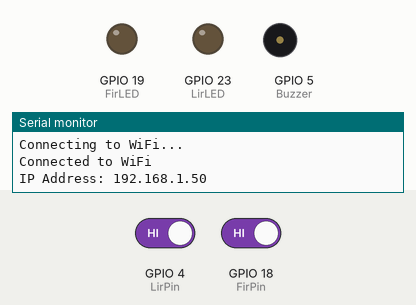
Recording of a sketch running on a simulated ESP32. Parts: output pins drawn as LEDs (lit = HIGH), buzzer (waves = sounding, pin HIGH), the last lines printed to the serial monitor. The inputs (shaded band) are chosen by the test bench; at power-on: GPIO 18 (FirPin) HIGH, GPIO 4 (LirPin) HIGH. WiFi joins after 1.5 s; servers stay silent unless stated; uploads are accepted with an empty reply.

Above: at 3.2 s.
3.3 s: GPIO 18 (FirPin) driven LOW
At 4.0 s:
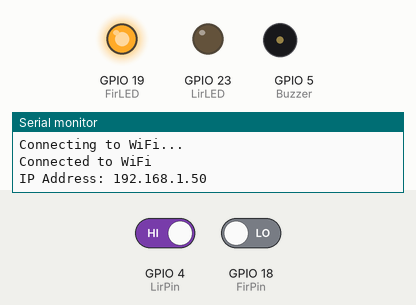
4.8 s: GPIO 4 (LirPin) driven LOW
At 5.1 s:
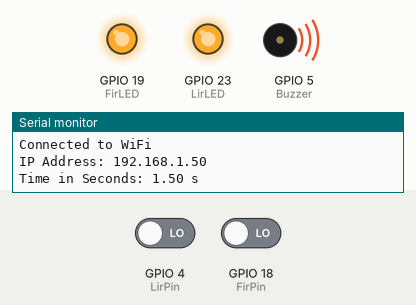
Timing chart, 0 to 7.8 s (numbered marks = the images above; inputs shaded):
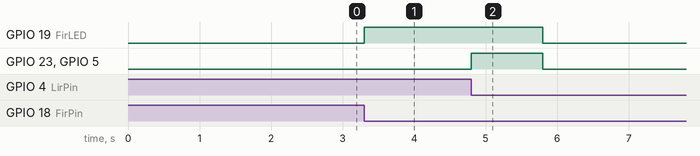

Measured:
- after the input at 3.3 s, GPIO 19 (FirLED): LOW → HIGH at once
- after the input at 4.8 s, GPIO 19 (FirLED): HIGH → LOW after 1.0 s; GPIO 23 (LirLED), GPIO 5 (Buzzer): LOW → HIGH at once, → LOW 1.0 s later

The sketch:

EspFreeFall.ino
```cpp
#include <WiFi.h>
#include <HTTPClient.h>

// Replace with your actual WiFi credentials and server address
const char* ssid = "OPPO Anas";
const char* password = "00000000";
const char* serverName = "http://192.168.66.26:3000/sendtime";

// Define the pin numbers
const int Buzzer = 5;   // Buzzer Pin
const int FirLED = 19;  // First IR sensor LED
const int LirLED = 23;  // Last IR sensor LED
const int FirPin = 18;  // First IR sensor pin to start timer
const int LirPin = 4;   // Last IR sensor pin to stop timer

// Define the variables for the interrupt routine
volatile unsigned long startTime = 0;
volatile unsigned long endTime = 0;
volatile bool isTiming = false;

// This function is called when the first IR sensor goes LOW
void IRAM_ATTR isrStart() {
  if (!isTiming) {
    startTime = millis();
    isTiming = true;
    digitalWrite(FirLED, HIGH);
  }
}

// This function is called when the last IR sensor goes LOW
void IRAM_ATTR isrEnd() {
  if (isTiming) {
    endTime = millis();
    isTiming = false;
    digitalWrite(LirLED, HIGH);
  }
}

float readSensorTime() {
  float timeInSeconds = 0.0;
  if (!isTiming && startTime != 0 && endTime != 0) {
    unsigned long elapsedTime = endTime - startTime;
    timeInSeconds = elapsedTime / 1000.0; // Convert milliseconds to seconds

    // Print results to serial monitor
    digitalWrite(LirLED, HIGH);
    Serial.print("Time in Seconds: ");
    Serial.print(timeInSeconds);
    Serial.println(" s");
    digitalWrite(Buzzer, HIGH);
    delay(1000);
    digitalWrite(Buzzer, LOW);

    // Reset variables for next measurement
    startTime = 0;
    endTime = 0;
    digitalWrite(FirLED, LOW);
    digitalWrite(LirLED, LOW);
  }

  return timeInSeconds;
}

// Handler for the /time endpoint
void handleTimeRequest(float time) {
  if (WiFi.status() == WL_CONNECTED) {

    HTTPClient http;

    http.begin(serverName);

    if (time > 0) { // Only send if there's valid time data
      // Measurement complete, send time
      http.addHeader("Content-Type", "application/json");
      String jsonResponse = "{\"time\":";
      jsonResponse += time;
      jsonResponse += "}";
      int httpResponseCode = http.POST(jsonResponse);
      Serial.print("HTTP Response code: ");
      Serial.println(httpResponseCode);
      http.end();
    } else {
      // Measurement not yet complete or hasn't started
      Serial.println("No valid data to send.");
    }
  }
}

void setup() {
  // Start the serial communication
  Serial.begin(115200);

  // Connect to WiFi
  WiFi.begin(ssid, password);

  while (WiFi.status() != WL_CONNECTED) {
    delay(1000);
    Serial.println("Connecting to WiFi...");
  }
  Serial.println("Connected to WiFi");

  // Print the IP address
  Serial.print("IP Address: ");
  Serial.println(WiFi.localIP());

  // Set pin modes
  pinMode(Buzzer, OUTPUT);
  pinMode(FirLED, OUTPUT);
  pinMode(LirLED, OUTPUT);
  pinMode(FirPin, INPUT);
  pinMode(LirPin, INPUT);

  // Attach the interrupt routines to the IR sensor pins
  attachInterrupt(digitalPinToInterrupt(FirPin), isrStart, FALLING);
  attachInterrupt(digitalPinToInterrupt(LirPin), isrEnd, FALLING);
}

void loop() {
  // Check if timing has completed and read the sensor time
  float time = readSensorTime();
  if (time > 0) { // Only handle time request if valid time is measured
    handleTimeRequest(time);
  }
}
```
